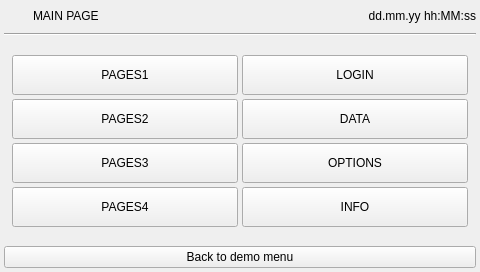
<?xml version="1.0" encoding="UTF-8"?>
<ui version="4.0">
 <class>menu</class>
 <widget class="QWidget" name="menu">
  <property name="geometry">
   <rect>
    <x>0</x>
    <y>0</y>
    <width>480</width>
    <height>272</height>
   </rect>
  </property>
  <property name="minimumSize">
   <size>
    <width>0</width>
    <height>0</height>
   </size>
  </property>
  <property name="maximumSize">
   <size>
    <width>16777215</width>
    <height>16777215</height>
   </size>
  </property>
  <property name="windowTitle">
   <string>menu</string>
  </property>
  <property name="styleSheet">
   <string notr="true">QPushButton
{
	font: 20pt &quot;Ubuntu&quot;;
}</string>
  </property>
  <layout class="QVBoxLayout" name="verticalLayout">
   <property name="spacing">
    <number>4</number>
   </property>
   <property name="margin">
    <number>4</number>
   </property>
   <item>
    <layout class="QHBoxLayout" name="horizontalLayout">
     <item>
      <widget class="QLabel" name="labelIcon">
       <property name="minimumSize">
        <size>
         <width>25</width>
         <height>25</height>
        </size>
       </property>
       <property name="maximumSize">
        <size>
         <width>25</width>
         <height>25</height>
        </size>
       </property>
       <property name="focusPolicy">
        <enum>Qt::NoFocus</enum>
       </property>
       <property name="styleSheet">
        <string notr="true"/>
       </property>
       <property name="text">
        <string/>
       </property>
      </widget>
     </item>
     <item>
      <widget class="QLabel" name="labelTitle">
       <property name="sizePolicy">
        <sizepolicy hsizetype="Preferred" vsizetype="Fixed">
         <horstretch>0</horstretch>
         <verstretch>0</verstretch>
        </sizepolicy>
       </property>
       <property name="focusPolicy">
        <enum>Qt::NoFocus</enum>
       </property>
       <property name="text">
        <string>MAIN PAGE</string>
       </property>
      </widget>
     </item>
     <item>
      <widget class="QLabel" name="labelUserName">
       <property name="text">
        <string/>
       </property>
      </widget>
     </item>
     <item>
      <widget class="QLabel" name="labelDataOra">
       <property name="sizePolicy">
        <sizepolicy hsizetype="Preferred" vsizetype="Fixed">
         <horstretch>0</horstretch>
         <verstretch>0</verstretch>
        </sizepolicy>
       </property>
       <property name="focusPolicy">
        <enum>Qt::NoFocus</enum>
       </property>
       <property name="text">
        <string>dd.mm.yy hh:MM:ss</string>
       </property>
       <property name="alignment">
        <set>Qt::AlignRight|Qt::AlignTrailing|Qt::AlignVCenter</set>
       </property>
      </widget>
     </item>
    </layout>
   </item>
   <item>
    <widget class="Line" name="line">
     <property name="focusPolicy">
      <enum>Qt::NoFocus</enum>
     </property>
     <property name="orientation">
      <enum>Qt::Horizontal</enum>
     </property>
    </widget>
   </item>
   <item>
    <spacer name="verticalSpacer">
     <property name="focusPolicy">
      <enum>Qt::NoFocus</enum>
     </property>
     <property name="orientation">
      <enum>Qt::Vertical</enum>
     </property>
     <property name="sizeHint" stdset="0">
      <size>
       <width>20</width>
       <height>40</height>
      </size>
     </property>
    </spacer>
   </item>
   <item>
    <layout class="QGridLayout" name="gridLayout">
     <property name="leftMargin">
      <number>8</number>
     </property>
     <property name="rightMargin">
      <number>8</number>
     </property>
     <item row="2" column="0">
      <widget class="QPushButton" name="pushButtonPages3">
       <property name="minimumSize">
        <size>
         <width>0</width>
         <height>40</height>
        </size>
       </property>
       <property name="maximumSize">
        <size>
         <width>16777215</width>
         <height>40</height>
        </size>
       </property>
       <property name="focusPolicy">
        <enum>Qt::NoFocus</enum>
       </property>
       <property name="text">
        <string>PAGES3</string>
       </property>
      </widget>
     </item>
     <item row="3" column="0">
      <widget class="QPushButton" name="pushButtonPages4">
       <property name="minimumSize">
        <size>
         <width>0</width>
         <height>40</height>
        </size>
       </property>
       <property name="maximumSize">
        <size>
         <width>16777215</width>
         <height>40</height>
        </size>
       </property>
       <property name="focusPolicy">
        <enum>Qt::NoFocus</enum>
       </property>
       <property name="styleSheet">
        <string notr="true"/>
       </property>
       <property name="text">
        <string>PAGES4</string>
       </property>
      </widget>
     </item>
     <item row="1" column="0">
      <widget class="QPushButton" name="pushButtonPages2">
       <property name="minimumSize">
        <size>
         <width>0</width>
         <height>40</height>
        </size>
       </property>
       <property name="maximumSize">
        <size>
         <width>16777215</width>
         <height>40</height>
        </size>
       </property>
       <property name="focusPolicy">
        <enum>Qt::NoFocus</enum>
       </property>
       <property name="text">
        <string>PAGES2</string>
       </property>
      </widget>
     </item>
     <item row="0" column="0">
      <widget class="QPushButton" name="pushButtonPages1">
       <property name="minimumSize">
        <size>
         <width>0</width>
         <height>40</height>
        </size>
       </property>
       <property name="maximumSize">
        <size>
         <width>16777215</width>
         <height>40</height>
        </size>
       </property>
       <property name="focusPolicy">
        <enum>Qt::NoFocus</enum>
       </property>
       <property name="text">
        <string>PAGES1</string>
       </property>
      </widget>
     </item>
     <item row="0" column="1">
      <widget class="QPushButton" name="pushButtonLogin">
       <property name="minimumSize">
        <size>
         <width>0</width>
         <height>40</height>
        </size>
       </property>
       <property name="maximumSize">
        <size>
         <width>16777215</width>
         <height>40</height>
        </size>
       </property>
       <property name="focusPolicy">
        <enum>Qt::NoFocus</enum>
       </property>
       <property name="text">
        <string>LOGIN</string>
       </property>
      </widget>
     </item>
     <item row="1" column="1">
      <widget class="QPushButton" name="pushButtonData">
       <property name="minimumSize">
        <size>
         <width>0</width>
         <height>40</height>
        </size>
       </property>
       <property name="maximumSize">
        <size>
         <width>16777215</width>
         <height>40</height>
        </size>
       </property>
       <property name="focusPolicy">
        <enum>Qt::NoFocus</enum>
       </property>
       <property name="text">
        <string>DATA</string>
       </property>
      </widget>
     </item>
     <item row="2" column="1">
      <widget class="QPushButton" name="pushButtonConfigurations">
       <property name="minimumSize">
        <size>
         <width>0</width>
         <height>40</height>
        </size>
       </property>
       <property name="maximumSize">
        <size>
         <width>16777215</width>
         <height>40</height>
        </size>
       </property>
       <property name="focusPolicy">
        <enum>Qt::NoFocus</enum>
       </property>
       <property name="text">
        <string>OPTIONS</string>
       </property>
      </widget>
     </item>
     <item row="3" column="1">
      <widget class="QPushButton" name="pushButtonInfo">
       <property name="minimumSize">
        <size>
         <width>0</width>
         <height>40</height>
        </size>
       </property>
       <property name="maximumSize">
        <size>
         <width>16777215</width>
         <height>40</height>
        </size>
       </property>
       <property name="focusPolicy">
        <enum>Qt::NoFocus</enum>
       </property>
       <property name="styleSheet">
        <string notr="true"/>
       </property>
       <property name="text">
        <string>INFO</string>
       </property>
      </widget>
     </item>
    </layout>
   </item>
   <item>
    <spacer name="verticalSpacer_2">
     <property name="focusPolicy">
      <enum>Qt::NoFocus</enum>
     </property>
     <property name="orientation">
      <enum>Qt::Vertical</enum>
     </property>
     <property name="sizeHint" stdset="0">
      <size>
       <width>20</width>
       <height>40</height>
      </size>
     </property>
    </spacer>
   </item>
   <item>
    <widget class="QPushButton" name="pushButton">
     <property name="focusPolicy">
      <enum>Qt::NoFocus</enum>
     </property>
     <property name="styleSheet">
      <string notr="true">text-align: center;
</string>
     </property>
     <property name="text">
      <string>Back to demo menu</string>
     </property>
    </widget>
   </item>
  </layout>
 </widget>
 <resources/>
 <connections/>
</ui>
